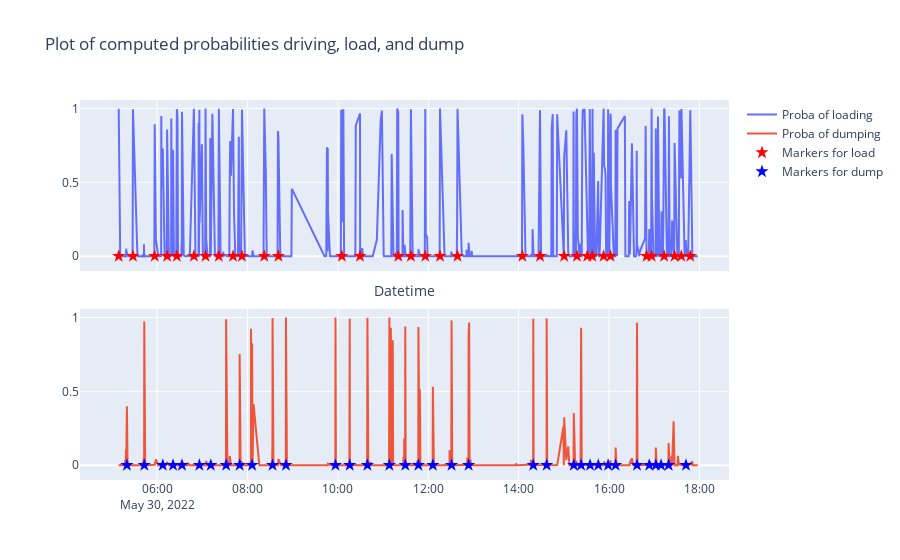

Write notebook code for a chart like this one.
### Code cell
#Plot result
# Create subplots
fig = make_subplots(rows=2, cols=1, shared_xaxes=True, vertical_spacing=0.1)

# Create a scatter plot with lines
#scatter = go.Scatter(x=df_training_all['DateTime'], y=df_training_all['proba_Driving'], mode='lines', name="Proba of driving")
#fig.add_trace(scatter, row=1, col=1)

scatter = go.Scatter(x=df_training_all['DateTime'], y=df_training_all['proba_Load'], mode='lines', name="Proba of loading")
fig.add_trace(scatter, row=1, col=1)

scatter = go.Scatter(x=df_training_all['DateTime'], y=df_training_all['proba_Dump'], mode='lines', name="Proba of dumping")
fig.add_trace(scatter, row=2, col=1)

# Add markers for specific values
markers = df_training_all[df_training_all['output_labels'] == "Load"]
scatter_markers = go.Scatter(x=markers['DateTime'], y=[0]*len(markers), mode='markers', marker=dict(symbol='star', size=10, color='red'), name="Markers for load")
fig.add_trace(scatter_markers, row=1, col=1)

markers = df_training_all[df_training_all['output_labels'] == "Dump"]
scatter_markers = go.Scatter(x=markers['DateTime'], y=[0]*len(markers), mode='markers', marker=dict(symbol='star', size=10, color='blue'), name="Markers for dump")
fig.add_trace(scatter_markers, row=2, col=1)
# Add traces to the subplot



# Update layout
fig.update_layout(title='Plot of computed probabilities driving, load, and dump',
                  xaxis=dict(title='Datetime'),
                  showlegend=True)

# Show the plot
fig.show()

### Figure 1 — Plotly figure (JSON) as saved in the notebook; plotly's stock layout.template omitted (floating-point values rounded to 4 significant figures; data arrays with more than 128 entries replaced by an {"elided": "..."} marker saying what was removed)
{"data": [{"mode": "lines", "name": "Proba of loading", "type": "scatter", "x": {"elided": "2088 str values"}, "xaxis": "x", "y": {"elided": "2088 float values"}, "yaxis": "y"}, {"mode": "lines", "name": "Proba of dumping", "type": "scatter", "x": {"elided": "2088 str values"}, "xaxis": "x2", "y": {"elided": "2088 float values"}, "yaxis": "y2"}, {"marker": {"color": "red", "size": 10, "symbol": "star"}, "mode": "markers", "name": "Markers for load", "type": "scatter", "x": ["2022-05-30T05:09:04+00:00", "2022-05-30T05:28:00.988000+00:00", "2022-05-30T05:56:51.986000+00:00", "2022-05-30T06:13:21.999000+00:00", "2022-05-30T06:26:16.985000+00:00", "2022-05-30T06:48:52.999000+00:00", "2022-05-30T07:04:21.996000+00:00", "2022-05-30T07:22:00.988000+00:00", "2022-05-30T07:40:51.994000+00:00", "2022-05-30T07:52:43.999000+00:00", "2022-05-30T08:22:18.996000+00:00", "2022-05-30T08:41:06.985000+00:00", "2022-05-30T10:05:17.988000+00:00", "2022-05-30T10:29:24.998000+00:00", "2022-05-30T11:20:12.995000+00:00", "2022-05-30T11:36:57.989000+00:00", "2022-05-30T11:56:03.995000+00:00", "2022-05-30T12:15:36.998000+00:00", "2022-05-30T12:38:51.994000+00:00", "2022-05-30T14:04:56.992000+00:00", "2022-05-30T14:28:23.989000+00:00", "2022-05-30T15:00:28.998000+00:00", "2022-05-30T15:17:25.992000+00:00", "2022-05-30T15:31:05.993000+00:00", "2022-05-30T15:37:44.994000+00:00", "2022-05-30T15:52:49.992000+00:00", "2022-05-30T16:01:58.987000+00:00", "2022-05-30T16:49:48.991000+00:00", "2022-05-30T16:56:31.992000+00:00", "2022-05-30T17:13:08.987000+00:00", "2022-05-30T17:26:59.987000+00:00", "2022-05-30T17:35:56+00:00", "2022-05-30T17:47:52.988000+00:00"], "xaxis": "x", "y": [0, 0, 0, 0, 0, 0, 0, 0, 0, 0, 0, 0, 0, 0, 0, 0, 0, 0, 0, 0, 0, 0, 0, 0, 0, 0, 0, 0, 0, 0, 0, 0, 0], "yaxis": "y"}, {"marker": {"color": "blue", "size": 10, "symbol": "star"}, "mode": "markers", "name": "Markers for dump", "type": "scatter", "x": ["2022-05-30T05:19:58.990000+00:00", "2022-05-30T05:42:59.985000+00:00", "2022-05-30T06:07:34.995000+00:00", "2022-05-30T06:21:12.998000+00:00", "2022-05-30T06:33:04.986000+00:00", "2022-05-30T06:56:09.999000+00:00", "2022-05-30T07:11:18.996000+00:00", "2022-05-30T07:31:40.999000+00:00", "2022-05-30T07:49:37.989000+00:00", "2022-05-30T08:06:11.984000+00:00", "2022-05-30T08:33:19.986000+00:00", "2022-05-30T08:51:05.995000+00:00", "2022-05-30T09:56:48.991000+00:00", "2022-05-30T10:15:43.997000+00:00", "2022-05-30T10:39:15.991000+00:00", "2022-05-30T11:08:23.989000+00:00", "2022-05-30T11:29:28.989000+00:00", "2022-05-30T11:46:57.999000+00:00", "2022-05-30T12:06:08.987000+00:00", "2022-05-30T12:30:57.996000+00:00", "2022-05-30T12:53:34.993000+00:00", "2022-05-30T14:19:24.993000+00:00", "2022-05-30T14:37:14+00:00", "2022-05-30T15:13:11.985000+00:00", "2022-05-30T15:22:56.995000+00:00", "2022-05-30T15:34:51+00:00", "2022-05-30T15:45:43.992000+00:00", "2022-05-30T15:58:46.994000+00:00", "2022-05-30T16:08:44.987000+00:00", "2022-05-30T16:37:08.988000+00:00", "2022-05-30T16:53:23+00:00", "2022-05-30T17:02:03.996000+00:00", "2022-05-30T17:09:02.996000+00:00", "2022-05-30T17:19:05.989000+00:00", "2022-05-30T17:42:09.985000+00:00"], "xaxis": "x2", "y": [0, 0, 0, 0, 0, 0, 0, 0, 0, 0, 0, 0, 0, 0, 0, 0, 0, 0, 0, 0, 0, 0, 0, 0, 0, 0, 0, 0, 0, 0, 0, 0, 0, 0, 0], "yaxis": "y2"}], "layout": {"showlegend": true, "title": {"text": "Plot of computed probabilities driving, load, and dump"}, "xaxis": {"anchor": "y", "domain": [0, 1], "matches": "x2", "showticklabels": false, "title": {"text": "Datetime"}}, "xaxis2": {"anchor": "y2", "domain": [0, 1]}, "yaxis": {"anchor": "x", "domain": [0.55, 1]}, "yaxis2": {"anchor": "x2", "domain": [0, 0.45]}}}
